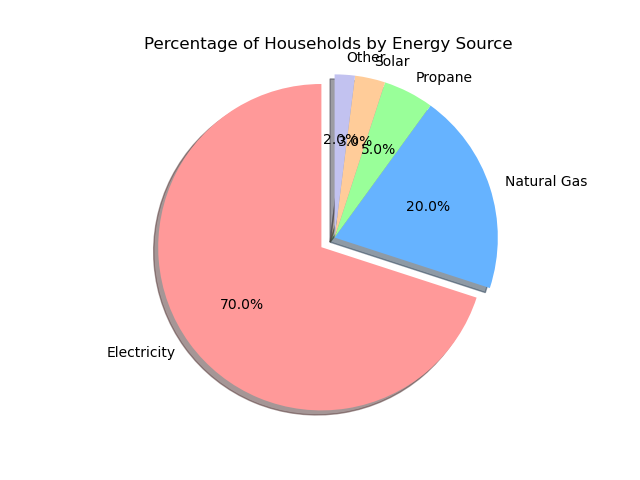

Write Python code to recreate this figure.

import matplotlib.pyplot as plt

# Data from the given table
data = [
    {'Energy Source': 'Electricity', 'Percentage of Households': 70},
    {'Energy Source': 'Natural Gas', 'Percentage of Households': 20},
    {'Energy Source': 'Propane', 'Percentage of Households': 5},
    {'Energy Source': 'Solar', 'Percentage of Households': 3},
    {'Energy Source': 'Other', 'Percentage of Households': 2}
]

# Extracting labels and sizes for the pie chart from the data
labels = [item['Energy Source'] for item in data]
sizes = [item['Percentage of Households'] for item in data]

# Define colors for each section of the pie
colors = ['#ff9999','#66b3ff','#99ff99','#ffcc99','#c2c2f0']

# Decide to "explode" the 1st slice (Electricity)
explode = (0.1, 0, 0, 0, 0)  # Only "explode" the first slice

# Create pie chart
fig1, ax1 = plt.subplots()
ax1.pie(sizes, explode=explode, labels=labels, colors=colors, autopct='%1.1f%%',
        shadow=True, startangle=90)

# Equal aspect ratio ensures that pie is drawn as a circle
ax1.axis('equal')

# Add a title to the chart
plt.title('Percentage of Households by Energy Source')

# Display the chart
plt.show()
